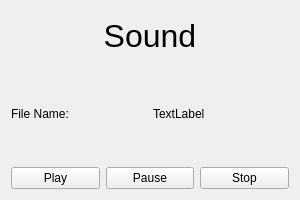
<?xml version="1.0" encoding="UTF-8"?>
<ui version="4.0">
 <class>SoundWidget</class>
 <widget class="QWidget" name="SoundWidget">
  <property name="geometry">
   <rect>
    <x>0</x>
    <y>0</y>
    <width>300</width>
    <height>200</height>
   </rect>
  </property>
  <property name="minimumSize">
   <size>
    <width>300</width>
    <height>200</height>
   </size>
  </property>
  <property name="windowTitle">
   <string>Form</string>
  </property>
  <layout class="QHBoxLayout" name="horizontalLayout">
   <item>
    <layout class="QVBoxLayout" name="verticalLayout">
     <item>
      <widget class="QLabel" name="MeshLabel">
       <property name="maximumSize">
        <size>
         <width>500</width>
         <height>50</height>
        </size>
       </property>
       <property name="font">
        <font>
         <pointsize>24</pointsize>
        </font>
       </property>
       <property name="layoutDirection">
        <enum>Qt::LeftToRight</enum>
       </property>
       <property name="text">
        <string>Sound</string>
       </property>
       <property name="alignment">
        <set>Qt::AlignCenter</set>
       </property>
      </widget>
     </item>
     <item>
      <layout class="QHBoxLayout" name="horizontalLayout_2">
       <item>
        <widget class="QLabel" name="label">
         <property name="text">
          <string>File Name: </string>
         </property>
        </widget>
       </item>
       <item>
        <widget class="QLabel" name="fileNameHere">
         <property name="text">
          <string>TextLabel</string>
         </property>
        </widget>
       </item>
      </layout>
     </item>
     <item>
      <layout class="QVBoxLayout" name="verticalLayout_3">
       <item>
        <layout class="QGridLayout" name="gridLayout">
         <item row="0" column="0">
          <widget class="QPushButton" name="playButton">
           <property name="text">
            <string>Play</string>
           </property>
          </widget>
         </item>
         <item row="0" column="2">
          <widget class="QPushButton" name="stopButton">
           <property name="text">
            <string>Stop</string>
           </property>
          </widget>
         </item>
         <item row="0" column="1">
          <widget class="QPushButton" name="pauseButton">
           <property name="text">
            <string>Pause</string>
           </property>
          </widget>
         </item>
        </layout>
       </item>
      </layout>
     </item>
    </layout>
   </item>
  </layout>
 </widget>
 <resources/>
 <connections/>
</ui>
